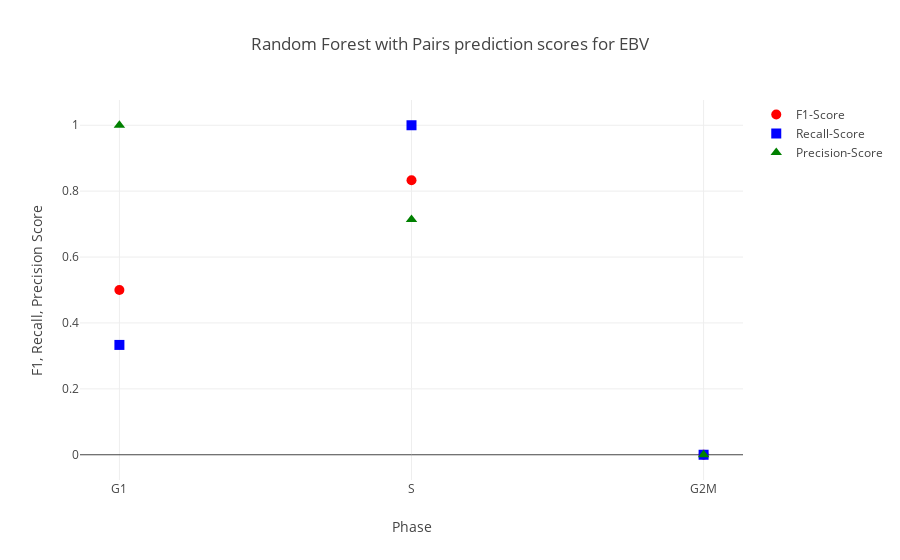

Notebook code for this chart:
### Code cell
ebv_rf_evaluation = helper.evaluate_prediction(ebv_rf_prediction_table, ebv_labels)
iplot(helper.plot_evaluation(*ebv_rf_evaluation, xaxis=["G1","S","G2M"], xaxislbl="Phase", title="Random Forest with Pairs prediction scores for EBV"))

### Figure 1 — Plotly figure (JSON) as saved in the notebook; plotly's stock layout.template omitted (floating-point values rounded to 4 significant figures)
{"data": [{"marker": {"color": "red", "size": 10, "symbol": "circle"}, "mode": "markers", "name": "F1-Score", "type": "scatter", "x": ["G1", "S", "G2M"], "y": [0.5, 0.8333, 0]}, {"marker": {"color": "blue", "size": 10, "symbol": "square"}, "mode": "markers", "name": "Recall-Score", "type": "scatter", "x": ["G1", "S", "G2M"], "y": [0.3333, 1, 0]}, {"marker": {"color": "green", "size": 10, "symbol": "triangle-up"}, "mode": "markers", "name": "Precision-Score", "type": "scatter", "x": ["G1", "S", "G2M"], "y": [1, 0.7143, 0]}], "layout": {"title": "Random Forest with Pairs prediction scores for EBV", "xaxis": {"title": "Phase"}, "yaxis": {"title": "F1, Recall, Precision Score"}}}
